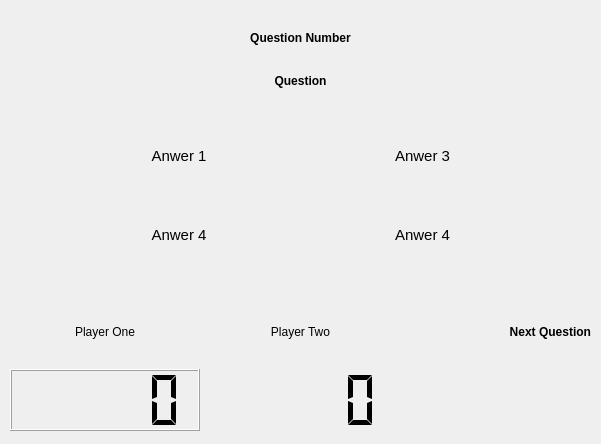
<?xml version="1.0" encoding="UTF-8"?>
<ui version="4.0">
 <class>Qube</class>
 <widget class="QStackedWidget" name="Qube">
  <property name="geometry">
   <rect>
    <x>0</x>
    <y>0</y>
    <width>601</width>
    <height>444</height>
   </rect>
  </property>
  <property name="windowTitle">
   <string>StackedWidget</string>
  </property>
  <property name="styleSheet">
   <string notr="true">QStackedWidget {
background-image: url(&quot;/home/pi/Documents/Qube Project/src/qube/views/pictures/background/binary.jpg&quot;);
}
QLabel[Ueberschrift=&quot;true&quot;]{
	font-size: 18px;
	font-weight: bold;
	color: black;
	text-align: center;}
QLabel{border-radius: 8px;
	color: black;}
QLabel[isRed=&quot;true&quot;]{background-color: #f44336;}
QLabel[isBlue=&quot;true&quot;]{background-color: #008CBA;}
QLabel[isGreen=&quot;true&quot;]{background-color: #4CAF50;}
QLabel[isYellow=&quot;true&quot;]{background-color: #FFFF66;}
</string>
  </property>
  <property name="currentIndex">
   <number>3</number>
  </property>
  <property name="Ueberschrift" stdset="0">
   <bool>true</bool>
  </property>
  <widget class="QWidget" name="home_view">
   <widget class="QLabel" name="main_picture">
    <property name="geometry">
     <rect>
      <x>150</x>
      <y>0</y>
      <width>300</width>
      <height>300</height>
     </rect>
    </property>
    <property name="text">
     <string/>
    </property>
    <property name="pixmap">
     <pixmap>pictures/logo/logo_v2.png</pixmap>
    </property>
    <property name="scaledContents">
     <bool>true</bool>
    </property>
    <property name="alignment">
     <set>Qt::AlignHCenter|Qt::AlignTop</set>
    </property>
   </widget>
   <widget class="QWidget" name="gridLayoutWidget_6">
    <property name="geometry">
     <rect>
      <x>10</x>
      <y>300</y>
      <width>581</width>
      <height>131</height>
     </rect>
    </property>
    <layout class="QGridLayout" name="player_layout_3">
     <item row="0" column="1" colspan="4">
      <widget class="QLabel" name="choose_player_label">
       <property name="styleSheet">
        <string notr="true">font-weight:bold</string>
       </property>
       <property name="text">
        <string>Choose Player</string>
       </property>
       <property name="alignment">
        <set>Qt::AlignCenter</set>
       </property>
      </widget>
     </item>
     <item row="4" column="0">
      <spacer name="horizontalSpacer">
       <property name="orientation">
        <enum>Qt::Horizontal</enum>
       </property>
       <property name="sizeHint" stdset="0">
        <size>
         <width>40</width>
         <height>20</height>
        </size>
       </property>
      </spacer>
     </item>
     <item row="4" column="5">
      <spacer name="horizontalSpacer_2">
       <property name="orientation">
        <enum>Qt::Horizontal</enum>
       </property>
       <property name="sizeHint" stdset="0">
        <size>
         <width>40</width>
         <height>20</height>
        </size>
       </property>
      </spacer>
     </item>
     <item row="4" column="2">
      <widget class="QLabel" name="one_player_label">
       <property name="text">
        <string/>
       </property>
       <property name="pixmap">
        <pixmap>pictures/buttons/one_player.png</pixmap>
       </property>
      </widget>
     </item>
     <item row="4" column="3">
      <widget class="QLabel" name="two_player_label">
       <property name="text">
        <string/>
       </property>
       <property name="pixmap">
        <pixmap>pictures/buttons/two_player.png</pixmap>
       </property>
      </widget>
     </item>
    </layout>
   </widget>
  </widget>
  <widget class="QWidget" name="questionary_view">
   <widget class="QWidget" name="gridLayoutWidget">
    <property name="geometry">
     <rect>
      <x>70</x>
      <y>100</y>
      <width>451</width>
      <height>171</height>
     </rect>
    </property>
    <layout class="QGridLayout" name="gridLayout">
     <item row="0" column="0">
      <widget class="QLabel" name="questionary_one_label">
       <property name="styleSheet">
        <string notr="true"/>
       </property>
       <property name="frameShape">
        <enum>QFrame::WinPanel</enum>
       </property>
       <property name="frameShadow">
        <enum>QFrame::Plain</enum>
       </property>
       <property name="text">
        <string>Questionary One</string>
       </property>
       <property name="alignment">
        <set>Qt::AlignCenter</set>
       </property>
       <property name="isRed" stdset="0">
        <bool>true</bool>
       </property>
      </widget>
     </item>
     <item row="2" column="0">
      <widget class="QLabel" name="questionary_two_label">
       <property name="styleSheet">
        <string notr="true"/>
       </property>
       <property name="frameShape">
        <enum>QFrame::WinPanel</enum>
       </property>
       <property name="text">
        <string>Questionary Two</string>
       </property>
       <property name="alignment">
        <set>Qt::AlignCenter</set>
       </property>
       <property name="isGreen" stdset="0">
        <bool>true</bool>
       </property>
      </widget>
     </item>
     <item row="2" column="1">
      <widget class="QLabel" name="questionary_four_label">
       <property name="styleSheet">
        <string notr="true"/>
       </property>
       <property name="frameShape">
        <enum>QFrame::Box</enum>
       </property>
       <property name="text">
        <string>Questionary Four</string>
       </property>
       <property name="alignment">
        <set>Qt::AlignCenter</set>
       </property>
       <property name="isYellow" stdset="0">
        <bool>true</bool>
       </property>
      </widget>
     </item>
     <item row="0" column="1">
      <widget class="QLabel" name="questionary_three_label">
       <property name="styleSheet">
        <string notr="true"/>
       </property>
       <property name="frameShape">
        <enum>QFrame::WinPanel</enum>
       </property>
       <property name="text">
        <string>Questionary Three</string>
       </property>
       <property name="alignment">
        <set>Qt::AlignCenter</set>
       </property>
       <property name="isBlue" stdset="0">
        <bool>true</bool>
       </property>
      </widget>
     </item>
    </layout>
   </widget>
   <widget class="QWidget" name="horizontalLayoutWidget_2">
    <property name="geometry">
     <rect>
      <x>10</x>
      <y>20</y>
      <width>581</width>
      <height>31</height>
     </rect>
    </property>
    <layout class="QHBoxLayout" name="horizontalLayout_4">
     <item>
      <widget class="QLabel" name="questionary_title">
       <property name="text">
        <string>Choose Questionary</string>
       </property>
       <property name="Ueberschrift" stdset="0">
        <bool>true</bool>
       </property>
      </widget>
     </item>
     <item>
      <spacer name="horizontalSpacer_5">
       <property name="orientation">
        <enum>Qt::Horizontal</enum>
       </property>
       <property name="sizeHint" stdset="0">
        <size>
         <width>40</width>
         <height>20</height>
        </size>
       </property>
      </spacer>
     </item>
     <item>
      <widget class="QLabel" name="questionary_page_count_label">
       <property name="styleSheet">
        <string notr="true">font-weight:bold;
font-size:18px;</string>
       </property>
       <property name="text">
        <string>1/4</string>
       </property>
      </widget>
     </item>
    </layout>
   </widget>
   <widget class="QLabel" name="continue_arrow_label">
    <property name="geometry">
     <rect>
      <x>70</x>
      <y>330</y>
      <width>156</width>
      <height>88</height>
     </rect>
    </property>
    <property name="text">
     <string/>
    </property>
    <property name="pixmap">
     <pixmap>../Documents/QTProjects/QubeProject/Qube/Fotos Qube/pfeil_right.png</pixmap>
    </property>
    <property name="alignment">
     <set>Qt::AlignCenter</set>
    </property>
   </widget>
   <widget class="QWidget" name="gridLayoutWidget_7">
    <property name="geometry">
     <rect>
      <x>10</x>
      <y>300</y>
      <width>581</width>
      <height>131</height>
     </rect>
    </property>
    <layout class="QGridLayout" name="player_layout_4">
     <item row="5" column="1">
      <widget class="QLabel" name="questionary_continue_label">
       <property name="autoFillBackground">
        <bool>false</bool>
       </property>
       <property name="text">
        <string/>
       </property>
       <property name="pixmap">
        <pixmap>pictures/buttons/btSchwarz.png</pixmap>
       </property>
       <property name="scaledContents">
        <bool>false</bool>
       </property>
       <property name="alignment">
        <set>Qt::AlignRight|Qt::AlignTrailing|Qt::AlignVCenter</set>
       </property>
      </widget>
     </item>
     <item row="3" column="1">
      <widget class="QLabel" name="label_46">
       <property name="font">
        <font>
         <weight>75</weight>
         <bold>true</bold>
        </font>
       </property>
       <property name="styleSheet">
        <string notr="true"/>
       </property>
       <property name="text">
        <string>Continue</string>
       </property>
       <property name="alignment">
        <set>Qt::AlignRight|Qt::AlignTrailing|Qt::AlignVCenter</set>
       </property>
      </widget>
     </item>
     <item row="3" column="0">
      <spacer name="horizontalSpacer_9">
       <property name="orientation">
        <enum>Qt::Horizontal</enum>
       </property>
       <property name="sizeHint" stdset="0">
        <size>
         <width>40</width>
         <height>20</height>
        </size>
       </property>
      </spacer>
     </item>
    </layout>
   </widget>
  </widget>
  <widget class="QWidget" name="introduction_view">
   <widget class="QWidget" name="horizontalLayoutWidget_6">
    <property name="geometry">
     <rect>
      <x>10</x>
      <y>20</y>
      <width>781</width>
      <height>31</height>
     </rect>
    </property>
    <layout class="QHBoxLayout" name="horizontalLayout_8">
     <item>
      <widget class="QLabel" name="end_title_label_2">
       <property name="text">
        <string>How To Play</string>
       </property>
       <property name="Ueberschrift" stdset="0">
        <bool>true</bool>
       </property>
      </widget>
     </item>
     <item>
      <spacer name="horizontalSpacer_13">
       <property name="orientation">
        <enum>Qt::Horizontal</enum>
       </property>
       <property name="sizeHint" stdset="0">
        <size>
         <width>40</width>
         <height>20</height>
        </size>
       </property>
      </spacer>
     </item>
    </layout>
   </widget>
   <widget class="QWidget" name="layoutWidget">
    <property name="geometry">
     <rect>
      <x>120</x>
      <y>60</y>
      <width>311</width>
      <height>371</height>
     </rect>
    </property>
    <layout class="QVBoxLayout" name="verticalLayout_3">
     <item>
      <layout class="QHBoxLayout" name="horizontalLayout_3">
       <item>
        <widget class="QLabel" name="label_8">
         <property name="text">
          <string>1. </string>
         </property>
        </widget>
       </item>
       <item>
        <widget class="QLabel" name="label">
         <property name="text">
          <string>Read the Question</string>
         </property>
        </widget>
       </item>
      </layout>
     </item>
     <item>
      <layout class="QHBoxLayout" name="horizontalLayout">
       <item>
        <widget class="QLabel" name="label_7">
         <property name="text">
          <string>2. </string>
         </property>
        </widget>
       </item>
       <item>
        <widget class="QLabel" name="label_2">
         <property name="text">
          <string> If you know the answer press</string>
         </property>
        </widget>
       </item>
       <item>
        <widget class="QLabel" name="label_3">
         <property name="text">
          <string/>
         </property>
         <property name="pixmap">
          <pixmap>pictures/buzzer/buzzer.png</pixmap>
         </property>
         <property name="scaledContents">
          <bool>false</bool>
         </property>
        </widget>
       </item>
      </layout>
     </item>
     <item>
      <layout class="QHBoxLayout" name="horizontalLayout_2">
       <item>
        <widget class="QLabel" name="label_6">
         <property name="enabled">
          <bool>true</bool>
         </property>
         <property name="text">
          <string>3.</string>
         </property>
        </widget>
       </item>
       <item>
        <widget class="QLabel" name="label_5">
         <property name="text">
          <string/>
         </property>
         <property name="pixmap">
          <pixmap>pictures/buzzer/buzzer_glow.png</pixmap>
         </property>
         <property name="scaledContents">
          <bool>false</bool>
         </property>
         <property name="wordWrap">
          <bool>false</bool>
         </property>
        </widget>
       </item>
       <item>
        <widget class="QLabel" name="label_4">
         <property name="text">
          <string>indicates that it's your turn</string>
         </property>
        </widget>
       </item>
      </layout>
     </item>
     <item>
      <layout class="QHBoxLayout" name="horizontalLayout_5">
       <item>
        <widget class="QLabel" name="label_9">
         <property name="text">
          <string>4.</string>
         </property>
        </widget>
       </item>
       <item>
        <widget class="QLabel" name="label_10">
         <property name="text">
          <string>A Countdown will appear</string>
         </property>
        </widget>
       </item>
      </layout>
     </item>
     <item>
      <layout class="QHBoxLayout" name="horizontalLayout_6">
       <item>
        <widget class="QLabel" name="label_11">
         <property name="text">
          <string>5.</string>
         </property>
        </widget>
       </item>
       <item>
        <widget class="QLabel" name="label_12">
         <property name="text">
          <string>Hurry Up! Press one of</string>
         </property>
        </widget>
       </item>
       <item>
        <widget class="QLabel" name="label_14">
         <property name="text">
          <string/>
         </property>
         <property name="pixmap">
          <pixmap>pictures/buttons/buttons.png</pixmap>
         </property>
         <property name="scaledContents">
          <bool>true</bool>
         </property>
        </widget>
       </item>
       <item>
        <widget class="QLabel" name="label_13">
         <property name="text">
          <string>to answer</string>
         </property>
        </widget>
       </item>
      </layout>
     </item>
     <item>
      <widget class="QLabel" name="label_15">
       <property name="text">
        <string>6. If you run out of time your opponent can answer</string>
       </property>
      </widget>
     </item>
     <item>
      <layout class="QHBoxLayout" name="horizontalLayout_9">
       <item>
        <widget class="QLabel" name="label_16">
         <property name="text">
          <string>2. Let's Begin. Press</string>
         </property>
        </widget>
       </item>
       <item>
        <widget class="QLabel" name="introduction_continue_label_2">
         <property name="autoFillBackground">
          <bool>false</bool>
         </property>
         <property name="text">
          <string/>
         </property>
         <property name="pixmap">
          <pixmap>pictures/buttons/btSchwarz.png</pixmap>
         </property>
         <property name="scaledContents">
          <bool>false</bool>
         </property>
         <property name="alignment">
          <set>Qt::AlignRight|Qt::AlignTrailing|Qt::AlignVCenter</set>
         </property>
        </widget>
       </item>
       <item>
        <widget class="QLabel" name="label_17">
         <property name="text">
          <string>to start.</string>
         </property>
        </widget>
       </item>
      </layout>
     </item>
    </layout>
   </widget>
   <zorder>layoutWidget</zorder>
   <zorder>horizontalLayoutWidget_6</zorder>
  </widget>
  <widget class="QWidget" name="question_view">
   <widget class="QWidget" name="gridLayoutWidget_3">
    <property name="geometry">
     <rect>
      <x>60</x>
      <y>120</y>
      <width>481</width>
      <height>151</height>
     </rect>
    </property>
    <layout class="QGridLayout" name="answer_grid_layout">
     <item row="1" column="1">
      <widget class="QLabel" name="yellow_answer_label">
       <property name="styleSheet">
        <string notr="true"/>
       </property>
       <property name="frameShape">
        <enum>QFrame::Box</enum>
       </property>
       <property name="text">
        <string>&lt;html&gt;&lt;head/&gt;&lt;body&gt;&lt;p&gt;&lt;span style=&quot; font-size:11pt;&quot;&gt;Anwer 4&lt;/span&gt;&lt;/p&gt;&lt;/body&gt;&lt;/html&gt;</string>
       </property>
       <property name="scaledContents">
        <bool>true</bool>
       </property>
       <property name="alignment">
        <set>Qt::AlignCenter</set>
       </property>
       <property name="wordWrap">
        <bool>true</bool>
       </property>
       <property name="isYellow" stdset="0">
        <bool>true</bool>
       </property>
      </widget>
     </item>
     <item row="1" column="0">
      <widget class="QLabel" name="green_answer_label">
       <property name="styleSheet">
        <string notr="true"/>
       </property>
       <property name="frameShape">
        <enum>QFrame::WinPanel</enum>
       </property>
       <property name="text">
        <string>&lt;html&gt;&lt;head/&gt;&lt;body&gt;&lt;p&gt;&lt;span style=&quot; font-size:11pt;&quot;&gt;Anwer 4&lt;/span&gt;&lt;/p&gt;&lt;/body&gt;&lt;/html&gt;</string>
       </property>
       <property name="alignment">
        <set>Qt::AlignCenter</set>
       </property>
       <property name="wordWrap">
        <bool>true</bool>
       </property>
       <property name="isGreen" stdset="0">
        <bool>true</bool>
       </property>
      </widget>
     </item>
     <item row="0" column="0">
      <widget class="QLabel" name="red_answer_label">
       <property name="styleSheet">
        <string notr="true"/>
       </property>
       <property name="frameShape">
        <enum>QFrame::WinPanel</enum>
       </property>
       <property name="frameShadow">
        <enum>QFrame::Plain</enum>
       </property>
       <property name="text">
        <string>&lt;html&gt;&lt;head/&gt;&lt;body&gt;&lt;p&gt;&lt;span style=&quot; font-size:11pt;&quot;&gt;Anwer 1&lt;/span&gt;&lt;/p&gt;&lt;/body&gt;&lt;/html&gt;</string>
       </property>
       <property name="alignment">
        <set>Qt::AlignCenter</set>
       </property>
       <property name="wordWrap">
        <bool>true</bool>
       </property>
       <property name="isRed" stdset="0">
        <bool>true</bool>
       </property>
      </widget>
     </item>
     <item row="0" column="1">
      <widget class="QLabel" name="blue_answer_label">
       <property name="styleSheet">
        <string notr="true"/>
       </property>
       <property name="frameShape">
        <enum>QFrame::WinPanel</enum>
       </property>
       <property name="lineWidth">
        <number>1</number>
       </property>
       <property name="text">
        <string>&lt;html&gt;&lt;head/&gt;&lt;body&gt;&lt;p&gt;&lt;span style=&quot; font-size:11pt;&quot;&gt;Anwer 3&lt;/span&gt;&lt;/p&gt;&lt;/body&gt;&lt;/html&gt;</string>
       </property>
       <property name="textFormat">
        <enum>Qt::AutoText</enum>
       </property>
       <property name="scaledContents">
        <bool>true</bool>
       </property>
       <property name="alignment">
        <set>Qt::AlignCenter</set>
       </property>
       <property name="wordWrap">
        <bool>true</bool>
       </property>
       <property name="isBlue" stdset="0">
        <bool>true</bool>
       </property>
      </widget>
     </item>
    </layout>
   </widget>
   <widget class="QWidget" name="gridLayoutWidget_4">
    <property name="geometry">
     <rect>
      <x>10</x>
      <y>300</y>
      <width>581</width>
      <height>131</height>
     </rect>
    </property>
    <layout class="QGridLayout" name="player_layout">
     <item row="3" column="0">
      <widget class="QLabel" name="player_one_label">
       <property name="text">
        <string>Player One</string>
       </property>
       <property name="alignment">
        <set>Qt::AlignCenter</set>
       </property>
      </widget>
     </item>
     <item row="3" column="1">
      <widget class="QLabel" name="player_two_label">
       <property name="text">
        <string>Player Two</string>
       </property>
       <property name="alignment">
        <set>Qt::AlignCenter</set>
       </property>
      </widget>
     </item>
     <item row="3" column="2">
      <widget class="QLabel" name="next_question_text_label">
       <property name="font">
        <font>
         <weight>75</weight>
         <bold>true</bold>
        </font>
       </property>
       <property name="text">
        <string>Next Question</string>
       </property>
       <property name="alignment">
        <set>Qt::AlignRight|Qt::AlignTrailing|Qt::AlignVCenter</set>
       </property>
      </widget>
     </item>
     <item row="5" column="0">
      <widget class="QLCDNumber" name="player_one_lcd">
       <property name="styleSheet">
        <string notr="true"/>
       </property>
       <property name="frameShape">
        <enum>QFrame::Box</enum>
       </property>
       <property name="segmentStyle">
        <enum>QLCDNumber::Flat</enum>
       </property>
       <property name="value" stdset="0">
        <double>0.000000000000000</double>
       </property>
      </widget>
     </item>
     <item row="5" column="1">
      <widget class="QLCDNumber" name="player_two_lcd">
       <property name="focusPolicy">
        <enum>Qt::NoFocus</enum>
       </property>
       <property name="layoutDirection">
        <enum>Qt::LeftToRight</enum>
       </property>
       <property name="autoFillBackground">
        <bool>false</bool>
       </property>
       <property name="frameShape">
        <enum>QFrame::NoFrame</enum>
       </property>
       <property name="smallDecimalPoint">
        <bool>false</bool>
       </property>
       <property name="segmentStyle">
        <enum>QLCDNumber::Flat</enum>
       </property>
      </widget>
     </item>
     <item row="5" column="2">
      <widget class="QLabel" name="next_question_label">
       <property name="autoFillBackground">
        <bool>false</bool>
       </property>
       <property name="text">
        <string/>
       </property>
       <property name="pixmap">
        <pixmap>pictures/buttons/btSchwarz.png</pixmap>
       </property>
       <property name="scaledContents">
        <bool>false</bool>
       </property>
       <property name="alignment">
        <set>Qt::AlignRight|Qt::AlignTrailing|Qt::AlignVCenter</set>
       </property>
       <property name="margin">
        <number>0</number>
       </property>
       <property name="indent">
        <number>-1</number>
       </property>
      </widget>
     </item>
    </layout>
   </widget>
   <widget class="QWidget" name="gridLayoutWidget_9">
    <property name="geometry">
     <rect>
      <x>10</x>
      <y>20</y>
      <width>581</width>
      <height>80</height>
     </rect>
    </property>
    <layout class="QGridLayout" name="gridLayout_3">
     <item row="1" column="0">
      <widget class="QLabel" name="question_title_label">
       <property name="text">
        <string>&lt;html&gt;&lt;head/&gt;&lt;body&gt;&lt;p align=&quot;center&quot;&gt;&lt;span style=&quot; font-weight:600;&quot;&gt;Question&lt;/span&gt;&lt;/p&gt;&lt;/body&gt;&lt;/html&gt;</string>
       </property>
       <property name="alignment">
        <set>Qt::AlignCenter</set>
       </property>
       <property name="wordWrap">
        <bool>true</bool>
       </property>
       <property name="Ueberschrift" stdset="0">
        <bool>true</bool>
       </property>
      </widget>
     </item>
     <item row="0" column="0">
      <widget class="QLabel" name="question_number_label">
       <property name="text">
        <string>&lt;html&gt;&lt;head/&gt;&lt;body&gt;&lt;p align=&quot;center&quot;&gt;&lt;span style=&quot; font-weight:600;&quot;&gt;Question Number&lt;/span&gt;&lt;/p&gt;&lt;/body&gt;&lt;/html&gt;</string>
       </property>
       <property name="alignment">
        <set>Qt::AlignCenter</set>
       </property>
       <property name="wordWrap">
        <bool>true</bool>
       </property>
       <property name="Ueberschrift" stdset="0">
        <bool>true</bool>
       </property>
      </widget>
     </item>
    </layout>
   </widget>
  </widget>
  <widget class="QWidget" name="end_view">
   <widget class="QWidget" name="gridLayoutWidget_5">
    <property name="geometry">
     <rect>
      <x>10</x>
      <y>300</y>
      <width>581</width>
      <height>131</height>
     </rect>
    </property>
    <layout class="QGridLayout" name="player_layout_2">
     <item row="5" column="1">
      <widget class="QLabel" name="new_game_label">
       <property name="autoFillBackground">
        <bool>false</bool>
       </property>
       <property name="text">
        <string/>
       </property>
       <property name="pixmap">
        <pixmap>pictures/buttons/btSchwarz.png</pixmap>
       </property>
       <property name="scaledContents">
        <bool>false</bool>
       </property>
       <property name="alignment">
        <set>Qt::AlignRight|Qt::AlignTrailing|Qt::AlignVCenter</set>
       </property>
      </widget>
     </item>
     <item row="3" column="1">
      <widget class="QLabel" name="label_234">
       <property name="font">
        <font>
         <weight>75</weight>
         <bold>true</bold>
        </font>
       </property>
       <property name="styleSheet">
        <string notr="true"/>
       </property>
       <property name="text">
        <string>New Game</string>
       </property>
       <property name="alignment">
        <set>Qt::AlignRight|Qt::AlignTrailing|Qt::AlignVCenter</set>
       </property>
      </widget>
     </item>
     <item row="3" column="0">
      <spacer name="horizontalSpacer_8">
       <property name="orientation">
        <enum>Qt::Horizontal</enum>
       </property>
       <property name="sizeHint" stdset="0">
        <size>
         <width>40</width>
         <height>20</height>
        </size>
       </property>
      </spacer>
     </item>
    </layout>
   </widget>
   <widget class="QWidget" name="horizontalLayoutWidget_5">
    <property name="geometry">
     <rect>
      <x>10</x>
      <y>20</y>
      <width>581</width>
      <height>31</height>
     </rect>
    </property>
    <layout class="QHBoxLayout" name="horizontalLayout_7">
     <item>
      <widget class="QLabel" name="end_title_label">
       <property name="text">
        <string>Game Over</string>
       </property>
       <property name="Ueberschrift" stdset="0">
        <bool>true</bool>
       </property>
      </widget>
     </item>
     <item>
      <spacer name="horizontalSpacer_12">
       <property name="orientation">
        <enum>Qt::Horizontal</enum>
       </property>
       <property name="sizeHint" stdset="0">
        <size>
         <width>40</width>
         <height>20</height>
        </size>
       </property>
      </spacer>
     </item>
    </layout>
   </widget>
   <widget class="QWidget" name="gridLayoutWidget_2">
    <property name="geometry">
     <rect>
      <x>10</x>
      <y>90</y>
      <width>491</width>
      <height>171</height>
     </rect>
    </property>
    <layout class="QGridLayout" name="gridLayout_2">
     <item row="2" column="0">
      <widget class="QLCDNumber" name="end_player_one_lcd"/>
     </item>
     <item row="1" column="0">
      <widget class="QLabel" name="end_player_one_label">
       <property name="text">
        <string>&lt;html&gt;&lt;head/&gt;&lt;body&gt;&lt;p align=&quot;center&quot;&gt;&lt;span style=&quot; font-weight:600;&quot;&gt;Player One&lt;/span&gt;&lt;/p&gt;&lt;/body&gt;&lt;/html&gt;</string>
       </property>
       <property name="alignment">
        <set>Qt::AlignRight|Qt::AlignTrailing|Qt::AlignVCenter</set>
       </property>
      </widget>
     </item>
     <item row="2" column="1">
      <widget class="QLCDNumber" name="end_player_two_lcd"/>
     </item>
     <item row="1" column="1">
      <widget class="QLabel" name="end_player_two_label">
       <property name="text">
        <string>&lt;html&gt;&lt;head/&gt;&lt;body&gt;&lt;p align=&quot;center&quot;&gt;&lt;span style=&quot; font-weight:600; color:#000000;&quot;&gt;Player Two&lt;/span&gt;&lt;/p&gt;&lt;/body&gt;&lt;/html&gt;</string>
       </property>
       <property name="alignment">
        <set>Qt::AlignRight|Qt::AlignTrailing|Qt::AlignVCenter</set>
       </property>
      </widget>
     </item>
    </layout>
   </widget>
  </widget>
 </widget>
 <resources/>
 <connections/>
</ui>
